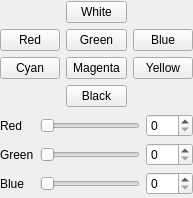
<?xml version="1.0" encoding="UTF-8"?>
<ui version="4.0">
 <class>RGBControlWidget</class>
 <widget class="QWidget" name="RGBControlWidget">
  <property name="geometry">
   <rect>
    <x>0</x>
    <y>0</y>
    <width>182</width>
    <height>198</height>
   </rect>
  </property>
  <property name="windowTitle">
   <string>RGB Control Widget</string>
  </property>
  <layout class="QVBoxLayout" name="verticalLayout">
   <property name="leftMargin">
    <number>0</number>
   </property>
   <property name="topMargin">
    <number>0</number>
   </property>
   <property name="rightMargin">
    <number>0</number>
   </property>
   <property name="bottomMargin">
    <number>0</number>
   </property>
   <item>
    <layout class="QGridLayout" name="gridLayout">
     <item row="0" column="1">
      <widget class="QPushButton" name="whiteButton">
       <property name="sizePolicy">
        <sizepolicy hsizetype="Ignored" vsizetype="Fixed">
         <horstretch>0</horstretch>
         <verstretch>0</verstretch>
        </sizepolicy>
       </property>
       <property name="minimumSize">
        <size>
         <width>30</width>
         <height>0</height>
        </size>
       </property>
       <property name="text">
        <string>White</string>
       </property>
      </widget>
     </item>
     <item row="1" column="0">
      <widget class="QPushButton" name="redButton">
       <property name="sizePolicy">
        <sizepolicy hsizetype="Ignored" vsizetype="Fixed">
         <horstretch>0</horstretch>
         <verstretch>0</verstretch>
        </sizepolicy>
       </property>
       <property name="minimumSize">
        <size>
         <width>30</width>
         <height>0</height>
        </size>
       </property>
       <property name="text">
        <string>Red</string>
       </property>
      </widget>
     </item>
     <item row="1" column="1">
      <widget class="QPushButton" name="greenButton">
       <property name="sizePolicy">
        <sizepolicy hsizetype="Ignored" vsizetype="Fixed">
         <horstretch>0</horstretch>
         <verstretch>0</verstretch>
        </sizepolicy>
       </property>
       <property name="minimumSize">
        <size>
         <width>30</width>
         <height>0</height>
        </size>
       </property>
       <property name="text">
        <string>Green</string>
       </property>
      </widget>
     </item>
     <item row="1" column="2">
      <widget class="QPushButton" name="blueButton">
       <property name="sizePolicy">
        <sizepolicy hsizetype="Ignored" vsizetype="Fixed">
         <horstretch>0</horstretch>
         <verstretch>0</verstretch>
        </sizepolicy>
       </property>
       <property name="minimumSize">
        <size>
         <width>30</width>
         <height>0</height>
        </size>
       </property>
       <property name="text">
        <string>Blue</string>
       </property>
      </widget>
     </item>
     <item row="2" column="0">
      <widget class="QPushButton" name="cyanButton">
       <property name="sizePolicy">
        <sizepolicy hsizetype="Ignored" vsizetype="Fixed">
         <horstretch>0</horstretch>
         <verstretch>0</verstretch>
        </sizepolicy>
       </property>
       <property name="minimumSize">
        <size>
         <width>30</width>
         <height>0</height>
        </size>
       </property>
       <property name="text">
        <string>Cyan</string>
       </property>
      </widget>
     </item>
     <item row="2" column="1">
      <widget class="QPushButton" name="magentaButton">
       <property name="sizePolicy">
        <sizepolicy hsizetype="Ignored" vsizetype="Fixed">
         <horstretch>0</horstretch>
         <verstretch>0</verstretch>
        </sizepolicy>
       </property>
       <property name="minimumSize">
        <size>
         <width>30</width>
         <height>0</height>
        </size>
       </property>
       <property name="text">
        <string>Magenta</string>
       </property>
      </widget>
     </item>
     <item row="2" column="2">
      <widget class="QPushButton" name="yellowButton">
       <property name="sizePolicy">
        <sizepolicy hsizetype="Ignored" vsizetype="Fixed">
         <horstretch>0</horstretch>
         <verstretch>0</verstretch>
        </sizepolicy>
       </property>
       <property name="minimumSize">
        <size>
         <width>30</width>
         <height>0</height>
        </size>
       </property>
       <property name="text">
        <string>Yellow</string>
       </property>
      </widget>
     </item>
     <item row="3" column="1">
      <widget class="QPushButton" name="blackButton">
       <property name="sizePolicy">
        <sizepolicy hsizetype="Ignored" vsizetype="Fixed">
         <horstretch>0</horstretch>
         <verstretch>0</verstretch>
        </sizepolicy>
       </property>
       <property name="minimumSize">
        <size>
         <width>30</width>
         <height>0</height>
        </size>
       </property>
       <property name="text">
        <string>Black</string>
       </property>
      </widget>
     </item>
    </layout>
   </item>
   <item>
    <layout class="QGridLayout" name="gridLayout_2">
     <item row="2" column="0">
      <widget class="QLabel" name="blueLabel">
       <property name="text">
        <string>Blue</string>
       </property>
       <property name="buddy">
        <cstring>blueSlider</cstring>
       </property>
      </widget>
     </item>
     <item row="2" column="1">
      <widget class="QSlider" name="blueSlider">
       <property name="sizePolicy">
        <sizepolicy hsizetype="MinimumExpanding" vsizetype="Fixed">
         <horstretch>0</horstretch>
         <verstretch>0</verstretch>
        </sizepolicy>
       </property>
       <property name="minimumSize">
        <size>
         <width>100</width>
         <height>0</height>
        </size>
       </property>
       <property name="maximum">
        <number>255</number>
       </property>
       <property name="orientation">
        <enum>Qt::Horizontal</enum>
       </property>
      </widget>
     </item>
     <item row="2" column="2">
      <widget class="QSpinBox" name="blueSpinBox">
       <property name="maximum">
        <number>255</number>
       </property>
      </widget>
     </item>
     <item row="1" column="0">
      <widget class="QLabel" name="greenLabel">
       <property name="text">
        <string>Green</string>
       </property>
       <property name="buddy">
        <cstring>greenSlider</cstring>
       </property>
      </widget>
     </item>
     <item row="0" column="2">
      <widget class="QSpinBox" name="redSpinBox">
       <property name="maximum">
        <number>255</number>
       </property>
      </widget>
     </item>
     <item row="0" column="0">
      <widget class="QLabel" name="redLabel">
       <property name="text">
        <string>Red</string>
       </property>
       <property name="buddy">
        <cstring>redSlider</cstring>
       </property>
      </widget>
     </item>
     <item row="0" column="1">
      <widget class="QSlider" name="redSlider">
       <property name="sizePolicy">
        <sizepolicy hsizetype="MinimumExpanding" vsizetype="Fixed">
         <horstretch>0</horstretch>
         <verstretch>0</verstretch>
        </sizepolicy>
       </property>
       <property name="minimumSize">
        <size>
         <width>100</width>
         <height>0</height>
        </size>
       </property>
       <property name="maximum">
        <number>255</number>
       </property>
       <property name="orientation">
        <enum>Qt::Horizontal</enum>
       </property>
      </widget>
     </item>
     <item row="1" column="2">
      <widget class="QSpinBox" name="greenSpinBox">
       <property name="maximum">
        <number>255</number>
       </property>
      </widget>
     </item>
     <item row="1" column="1">
      <widget class="QSlider" name="greenSlider">
       <property name="sizePolicy">
        <sizepolicy hsizetype="MinimumExpanding" vsizetype="Fixed">
         <horstretch>0</horstretch>
         <verstretch>0</verstretch>
        </sizepolicy>
       </property>
       <property name="minimumSize">
        <size>
         <width>100</width>
         <height>0</height>
        </size>
       </property>
       <property name="maximum">
        <number>255</number>
       </property>
       <property name="orientation">
        <enum>Qt::Horizontal</enum>
       </property>
      </widget>
     </item>
    </layout>
   </item>
  </layout>
 </widget>
 <resources/>
 <connections>
  <connection>
   <sender>redSlider</sender>
   <signal>valueChanged(int)</signal>
   <receiver>redSpinBox</receiver>
   <slot>setValue(int)</slot>
   <hints>
    <hint type="sourcelabel">
     <x>133</x>
     <y>139</y>
    </hint>
    <hint type="destinationlabel">
     <x>331</x>
     <y>140</y>
    </hint>
   </hints>
  </connection>
  <connection>
   <sender>greenSlider</sender>
   <signal>valueChanged(int)</signal>
   <receiver>greenSpinBox</receiver>
   <slot>setValue(int)</slot>
   <hints>
    <hint type="sourcelabel">
     <x>278</x>
     <y>168</y>
    </hint>
    <hint type="destinationlabel">
     <x>318</x>
     <y>168</y>
    </hint>
   </hints>
  </connection>
  <connection>
   <sender>blueSlider</sender>
   <signal>valueChanged(int)</signal>
   <receiver>blueSpinBox</receiver>
   <slot>setValue(int)</slot>
   <hints>
    <hint type="sourcelabel">
     <x>263</x>
     <y>194</y>
    </hint>
    <hint type="destinationlabel">
     <x>338</x>
     <y>194</y>
    </hint>
   </hints>
  </connection>
  <connection>
   <sender>redSpinBox</sender>
   <signal>valueChanged(int)</signal>
   <receiver>redSlider</receiver>
   <slot>setValue(int)</slot>
   <hints>
    <hint type="sourcelabel">
     <x>313</x>
     <y>134</y>
    </hint>
    <hint type="destinationlabel">
     <x>156</x>
     <y>138</y>
    </hint>
   </hints>
  </connection>
  <connection>
   <sender>greenSpinBox</sender>
   <signal>valueChanged(int)</signal>
   <receiver>greenSlider</receiver>
   <slot>setValue(int)</slot>
   <hints>
    <hint type="sourcelabel">
     <x>321</x>
     <y>159</y>
    </hint>
    <hint type="destinationlabel">
     <x>152</x>
     <y>161</y>
    </hint>
   </hints>
  </connection>
  <connection>
   <sender>blueSpinBox</sender>
   <signal>valueChanged(int)</signal>
   <receiver>blueSlider</receiver>
   <slot>setValue(int)</slot>
   <hints>
    <hint type="sourcelabel">
     <x>318</x>
     <y>185</y>
    </hint>
    <hint type="destinationlabel">
     <x>171</x>
     <y>193</y>
    </hint>
   </hints>
  </connection>
 </connections>
</ui>
